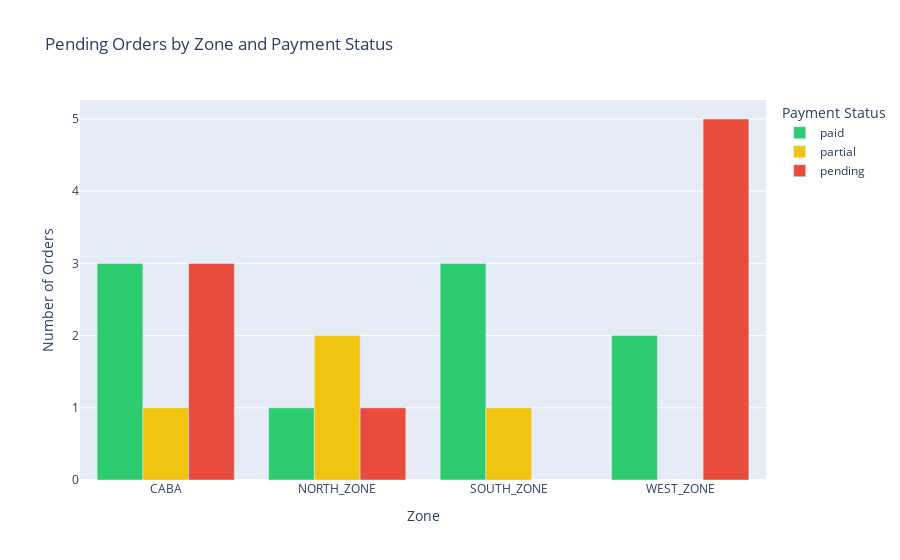

This figure's notebook cell:
### Code cell
# Chart 3: Orders by Payment Status and Zone
payment_zone = pending_orders.groupby(["delivery_zone_id", "payment_status"]).size().reset_index(name="count")

fig = px.bar(
    payment_zone,
    x="delivery_zone_id",
    y="count",
    color="payment_status",
    title="Pending Orders by Zone and Payment Status",
    labels={"delivery_zone_id": "Zone", "count": "Number of Orders", "payment_status": "Payment Status"},
    barmode="group",
    color_discrete_map={"paid": "#2ecc71", "partial": "#f1c40f", "pending": "#e74c3c"}
)
fig.show()

### Figure 1 — Plotly figure (JSON) as saved in the notebook; plotly's stock layout.template omitted (floating-point values rounded to 4 significant figures)
{"data": [{"alignmentgroup": "True", "hovertemplate": "Payment Status=paid<br>Zone=%{x}<br>Number of Orders=%{y}<extra></extra>", "legendgroup": "paid", "marker": {"color": "#2ecc71", "pattern": {"shape": ""}}, "name": "paid", "offsetgroup": "paid", "orientation": "v", "showlegend": true, "textposition": "auto", "type": "bar", "x": ["CABA", "NORTH_ZONE", "SOUTH_ZONE", "WEST_ZONE"], "xaxis": "x", "y": [3, 1, 3, 2], "yaxis": "y"}, {"alignmentgroup": "True", "hovertemplate": "Payment Status=partial<br>Zone=%{x}<br>Number of Orders=%{y}<extra></extra>", "legendgroup": "partial", "marker": {"color": "#f1c40f", "pattern": {"shape": ""}}, "name": "partial", "offsetgroup": "partial", "orientation": "v", "showlegend": true, "textposition": "auto", "type": "bar", "x": ["CABA", "NORTH_ZONE", "SOUTH_ZONE"], "xaxis": "x", "y": [1, 2, 1], "yaxis": "y"}, {"alignmentgroup": "True", "hovertemplate": "Payment Status=pending<br>Zone=%{x}<br>Number of Orders=%{y}<extra></extra>", "legendgroup": "pending", "marker": {"color": "#e74c3c", "pattern": {"shape": ""}}, "name": "pending", "offsetgroup": "pending", "orientation": "v", "showlegend": true, "textposition": "auto", "type": "bar", "x": ["CABA", "NORTH_ZONE", "WEST_ZONE"], "xaxis": "x", "y": [3, 1, 5], "yaxis": "y"}], "layout": {"barmode": "group", "legend": {"title": {"text": "Payment Status"}, "tracegroupgap": 0}, "title": {"text": "Pending Orders by Zone and Payment Status"}, "xaxis": {"anchor": "y", "domain": [0, 1], "title": {"text": "Zone"}}, "yaxis": {"anchor": "x", "domain": [0, 1], "title": {"text": "Number of Orders"}}}}
